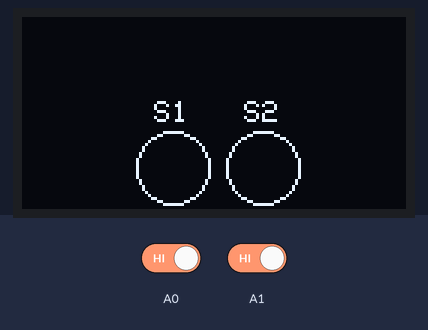
The sketch below on a simulated Arduino Uno, built with avr-gcc and run on an emulated ATmega328P. On the bench: 128×64 one-colour display. The test bench sets the inputs (shaded band); at power-on: A0 HIGH, A1 HIGH.

Above: at 1.2 s.
1.3 s: A0 driven LOW
At 1.8 s:
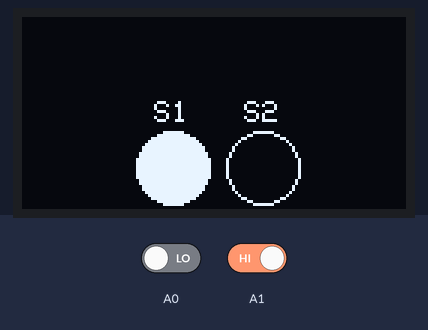
2.8 s: A0 driven HIGH
At 3.3 s:
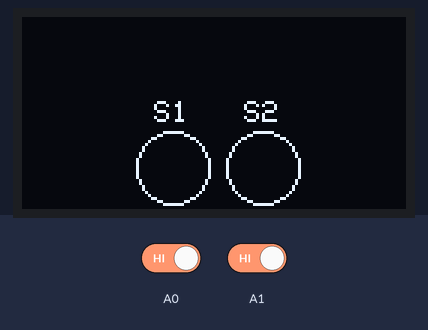
4.3 s: A1 driven LOW
At 5.5 s:
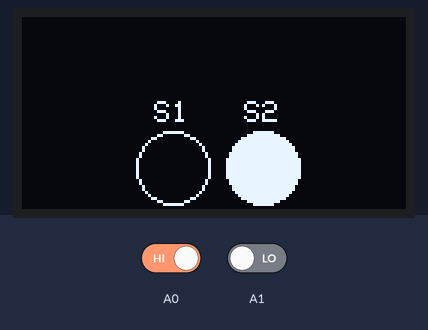
5.8 s: A1 driven HIGH
At 7.0 s:
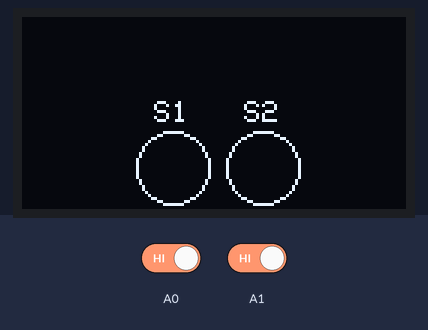
Timing chart, 0 to 8.3 s (numbered marks = the images above; inputs shaded):
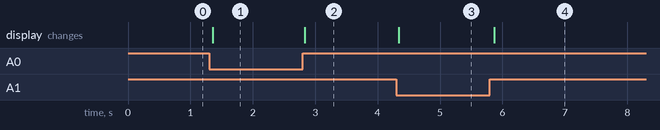

Measured:
- after the input at 1.3 s, the display: changes after 0.05 s (image 1)
- after the input at 2.8 s, the display: changes at once (image 2)
- after the input at 4.3 s, the display: changes at once (image 3)
- after the input at 5.8 s, the display: changes after 0.07 s (image 4)

The sketch:

Lab7_ex1.ino
```cpp
#include <SPI.h>
#include <Wire.h>
#include <Adafruit_GFX.h>
#include <Adafruit_SSD1306.h>
#define SCREEN_WIDTH 128 // OLED display width, in pixels
#define SCREEN_HEIGHT 64 // OLED display height, in pixels


// Declaration for an SSD1306 display connected to I2C (SDA, SCL pins)
#define OLED_RESET -1 // Reset pin # (or -1 if sharing Arduino reset pin)
Adafruit_SSD1306 display(SCREEN_WIDTH, SCREEN_HEIGHT, &Wire,OLED_RESET);
void setup() {
 pinMode(A0,INPUT);
 pinMode(A1,INPUT);
 display.begin(SSD1306_SWITCHCAPVCC, 0x3c); //initialize I2C addr 0x3c
 display.clearDisplay(); // clears the screen and buffer
 display.drawCircle(50, 50, 12, WHITE);
 display.drawCircle(80, 50, 12, WHITE);
 display.setTextSize(1);
 display.setTextColor(WHITE);
 display.setCursor(44,28);
 display.println("S1   S2");
 display.setTextSize(2);

 display.display();
}
void loop() {
  display.clearDisplay();
  display.drawCircle(50, 50, 12, WHITE);
 display.drawCircle(80, 50, 12, WHITE);
 display.setTextSize(1);
 display.setTextColor(WHITE);
 display.setCursor(44,28);
 display.println("S1   S2");
 display.setTextSize(2);

  Serial.print("S1 :");
  Serial.print(digitalRead(A0));
  Serial.print("   S2 :");
  Serial.print(digitalRead(A1));
  Serial.println();
  if(digitalRead(A0) ==0){
    display.fillCircle(50, 50, 12, WHITE);
    display.display();

  }
    if(digitalRead(A1) ==0){
    display.fillCircle(80, 50, 12, WHITE);
    display.display();

  }
    display.display();
}
```
